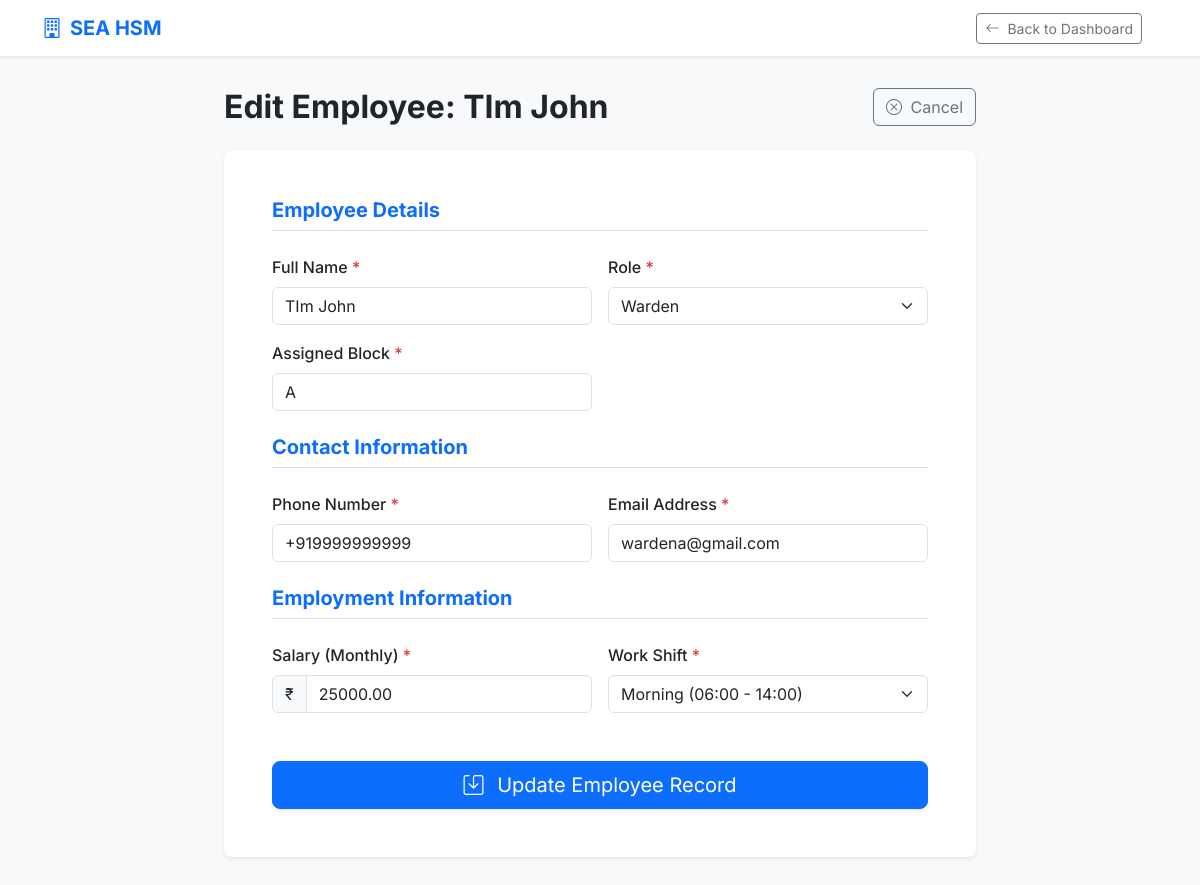
The page /employee/edit_employee/9/ (signed in) on the database its author committed.
### employee/models.py (models this page shows, shortened)
class Employee(models.Model):
    user = models.OneToOneField(UserList, on_delete=models.CASCADE, null=True, blank=True)
    name = models.CharField(max_length = 30)
    role = models.CharField(max_length = 20)
    phone = models.CharField(max_length = 14, default='+91')
    email = models.EmailField()
    salary = models.DecimalField(max_digits=10, decimal_places=2)
    shift = models.CharField(max_length = 25)
    block = models.CharField(max_length = 5, blank=True, null=True)

### employee/views.py (the view, shortened to what this page needs)
# urls.py: path('edit_employee/<int:id>/',views.edit_employee,name='edit_employee'),
@role_required("Admin")
def edit_employee(request,id):
    employee = Employee.objects.get(id=id)
    return render(request,'edit_employee.html',{'employee':employee})

### employee/templates/edit_employee.html (shortened to what this page needs)
{% extends 'base.html' %}
{% block content %}
<div class="row justify-content-center">
    <div class="col-lg-8">
        <div class="d-flex justify-content-between align-items-center mb-4">
            <h2 class="fw-bold text-dark mb-0">Edit Employee: {{ employee.name }}</h2>
            <a href="{% url 'employee_list' %}" class="btn btn-outline-secondary">
                <i class="bi bi-x-circle me-1"></i> Cancel
            </a>
        </div>
        <div class="card border-0 shadow-sm rounded-3">
            <div class="card-body p-4 p-md-5">
                <form action="{% url 'edit_employee' employee.id %}" method="post">
                    <h5 class="fw-bold mb-4 text-primary border-bottom pb-2">Employee Details</h5>
                    <div class="row g-3 mb-4">
                        <div class="col-md-6">
                            <label for="name" class="form-label fw-medium">Full Name <span class="text-danger">*</span></label>
                            <input type="text" class="form-control" id="name" name="name" value="{{ employee.name }}" required placeholder="e.g., John Doe">
                        </div>
                        <div class="col-md-6">
                            <label for="role" class="form-label fw-medium">Role <span class="text-danger">*</span></label>
                            <select class="form-select" id="role" name="role" required>
                                <option value="Warden" {% if employee.role == 'Warden' %}selected{% endif %}>Warden</option>
                            </select>
                        </div>
                        <div class="col-md-6" id="blockGroup" style="display: none;">
                            <label for="block" class="form-label fw-medium">Assigned Block <span class="text-danger">*</span></label>
                            <input type="text" class="form-control" id="block" name="block" value="{{ employee.block|default:'' }}" placeholder="e.g., A, B, C">
                        </div>
                    </div>
                    <h5 class="fw-bold mb-4 text-primary border-bottom pb-2">Contact Information</h5>
                    <div class="row g-3 mb-4">
                        <div class="col-md-6">
                            <label for="phone" class="form-label fw-medium">Phone Number <span class="text-danger">*</span></label>
                            <input type="text" class="form-control" id="phone" name="phone" value="{{ employee.phone }}" required placeholder="+91 1234567890">
                        </div>
                        <div class="col-md-6">
                            <label for="email" class="form-label fw-medium">Email Address <span class="text-danger">*</span></label>
                            <input type="email" class="form-control" id="email" name="email" value="{{ employee.email }}" required placeholder="john@example.com">
                        </div>
                    </div>
                    <h5 class="fw-bold mb-4 text-primary border-bottom pb-2">Employment Information</h5>
                    <div class="row g-3 mb-4">
                        <div class="col-md-6">
                            <label for="salary" class="form-label fw-medium">Salary (Monthly) <span class="text-danger">*</span></label>
                            <div class="input-group">
                                <span class="input-group-text">₹</span>
                                <input type="number" step="100" class="form-control" id="salary" name="salary" value="{{ employee.salary }}" required placeholder="0.00">
                            </div>
                        </div>
                        <div class="col-md-6">
                            <label for="shift" class="form-label fw-medium">Work Shift <span class="text-danger">*</span></label>
                            <select class="form-select" id="shift" name="shift" required>
                                <option value="Morning" {% if employee.shift == 'Morning' %}selected{% endif %}>Morning (06:00 - 14:00)</option>
                            </select>
                        </div>
                    </div>
                    <div class="d-grid mt-5">
                        <button type="submit" class="btn btn-primary btn-lg shadow-sm">
                            <i class="bi bi-save me-2"></i> Update Employee Record
                        </button>
                    </div>
                </form>
            </div>
        </div>
    </div>
</div>
{% endblock %}

### accounts/templates/base.html (style rules this page uses)
body { font-family: 'Inter', sans-serif; background-color: #f8f9fa; }

### rows shown on the page
Employee: name "TIm John", role "Warden", block "A", phone "+919999999999", email "wardena@gmail.com", salary "25000.00", shift "Morning (06:00 - 14:00)"
